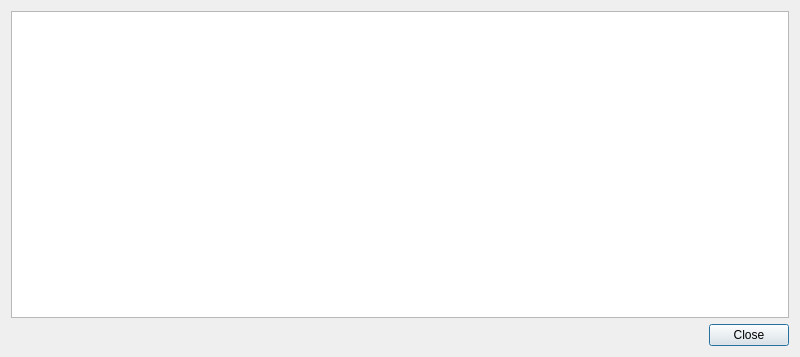
<?xml version="1.0" encoding="UTF-8"?>
<ui version="4.0">
 <class>TransactionDetailsDialog</class>
 <widget class="QDialog" name="TransactionDetailsDialog">
  <property name="geometry">
   <rect>
    <x>0</x>
    <y>0</y>
    <width>800</width>
    <height>357</height>
   </rect>
  </property>
  <property name="windowTitle">
   <string>Transaction details</string>
  </property>
  <layout class="QVBoxLayout" name="verticalLayout">
   <item>
    <widget class="QTextBrowser" name="m_detailsBrowser"/>
   </item>
   <item>
    <layout class="QHBoxLayout" name="horizontalLayout">
     <item>
      <spacer name="horizontalSpacer">
       <property name="orientation">
        <enum>Qt::Horizontal</enum>
       </property>
       <property name="sizeHint" stdset="0">
        <size>
         <width>40</width>
         <height>20</height>
        </size>
       </property>
      </spacer>
     </item>
     <item>
      <widget class="QPushButton" name="m_closeButton">
       <property name="text">
        <string>Close</string>
       </property>
      </widget>
     </item>
    </layout>
   </item>
  </layout>
 </widget>
 <resources/>
 <connections>
  <connection>
   <sender>m_closeButton</sender>
   <signal>clicked()</signal>
   <receiver>TransactionDetailsDialog</receiver>
   <slot>accept()</slot>
   <hints>
    <hint type="sourcelabel">
     <x>619</x>
     <y>331</y>
    </hint>
    <hint type="destinationlabel">
     <x>335</x>
     <y>178</y>
    </hint>
   </hints>
  </connection>
 </connections>
</ui>
